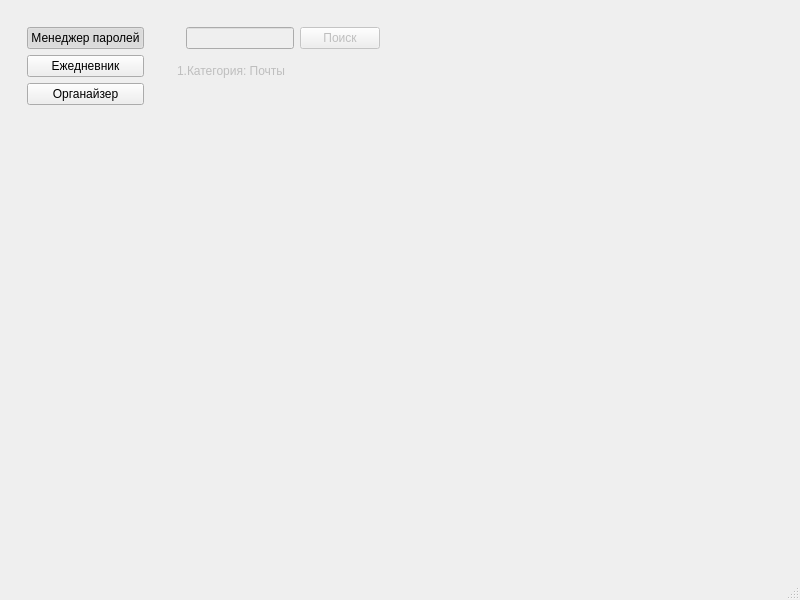
<?xml version="1.0" encoding="UTF-8"?>
<ui version="4.0">
 <class>MainWindow</class>
 <widget class="QMainWindow" name="MainWindow">
  <property name="geometry">
   <rect>
    <x>0</x>
    <y>0</y>
    <width>800</width>
    <height>600</height>
   </rect>
  </property>
  <property name="windowTitle">
   <string>MainWindow</string>
  </property>
  <widget class="QWidget" name="centralwidget">
   <layout class="QGridLayout" name="gridLayout_2">
    <item row="0" column="0">
     <widget class="QWidget" name="gridWidget" native="true">
      <property name="sizePolicy">
       <sizepolicy hsizetype="Maximum" vsizetype="Preferred">
        <horstretch>0</horstretch>
        <verstretch>0</verstretch>
       </sizepolicy>
      </property>
      <layout class="QGridLayout" name="gridLayout">
       <item row="0" column="0">
        <widget class="QWidget" name="verticalWidget" native="true">
         <property name="sizePolicy">
          <sizepolicy hsizetype="Maximum" vsizetype="Preferred">
           <horstretch>0</horstretch>
           <verstretch>0</verstretch>
          </sizepolicy>
         </property>
         <layout class="QVBoxLayout" name="verticalLayout">
          <item>
           <widget class="QPushButton" name="pushButton">
            <property name="text">
             <string>Менеджер паролей</string>
            </property>
            <property name="checkable">
             <bool>true</bool>
            </property>
            <property name="checked">
             <bool>true</bool>
            </property>
           </widget>
          </item>
          <item>
           <widget class="QPushButton" name="pushButton_2">
            <property name="text">
             <string>Ежедневник</string>
            </property>
           </widget>
          </item>
          <item>
           <widget class="QPushButton" name="pushButton_3">
            <property name="text">
             <string>Органайзер</string>
            </property>
           </widget>
          </item>
          <item>
           <spacer name="verticalSpacer">
            <property name="orientation">
             <enum>Qt::Vertical</enum>
            </property>
            <property name="sizeHint" stdset="0">
             <size>
              <width>20</width>
              <height>40</height>
             </size>
            </property>
           </spacer>
          </item>
         </layout>
        </widget>
       </item>
      </layout>
     </widget>
    </item>
    <item row="0" column="1">
     <widget class="QWidget" name="verticalWidget_2" native="true">
      <property name="enabled">
       <bool>false</bool>
      </property>
      <property name="sizePolicy">
       <sizepolicy hsizetype="Maximum" vsizetype="Preferred">
        <horstretch>0</horstretch>
        <verstretch>0</verstretch>
       </sizepolicy>
      </property>
      <layout class="QVBoxLayout" name="verticalLayout_2">
       <item>
        <widget class="QWidget" name="horizontalWidget" native="true">
         <property name="sizePolicy">
          <sizepolicy hsizetype="Preferred" vsizetype="Maximum">
           <horstretch>0</horstretch>
           <verstretch>0</verstretch>
          </sizepolicy>
         </property>
         <layout class="QHBoxLayout" name="horizontalLayout">
          <item>
           <widget class="QLineEdit" name="lineEdit"/>
          </item>
          <item>
           <widget class="QPushButton" name="pushButton_4">
            <property name="text">
             <string>Поиск</string>
            </property>
           </widget>
          </item>
         </layout>
        </widget>
       </item>
       <item>
        <widget class="QLabel" name="label">
         <property name="text">
          <string>1.Категория: Почты</string>
         </property>
        </widget>
       </item>
       <item>
        <spacer name="verticalSpacer_2">
         <property name="orientation">
          <enum>Qt::Vertical</enum>
         </property>
         <property name="sizeHint" stdset="0">
          <size>
           <width>20</width>
           <height>40</height>
          </size>
         </property>
        </spacer>
       </item>
      </layout>
     </widget>
    </item>
    <item row="0" column="3">
     <widget class="QWidget" name="verticalWidget_3" native="true">
      <layout class="QVBoxLayout" name="verticalLayout_3"/>
     </widget>
    </item>
   </layout>
  </widget>
  <widget class="QMenuBar" name="menubar">
   <property name="geometry">
    <rect>
     <x>0</x>
     <y>0</y>
     <width>800</width>
     <height>27</height>
    </rect>
   </property>
  </widget>
  <widget class="QStatusBar" name="statusbar"/>
 </widget>
 <resources/>
 <connections/>
</ui>
